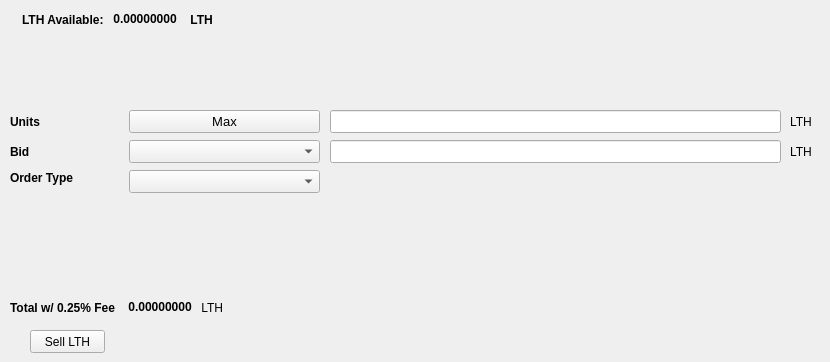
   <widget class="QWidget" name="SellTab">
    <attribute name="title">
     <string>Sell</string>
    </attribute>
    <widget class="QLabel" name="label_16">
     <property name="geometry">
      <rect>
       <x>790</x>
       <y>140</y>
       <width>21</width>
       <height>23</height>
      </rect>
     </property>
     <property name="text">
      <string>LTH</string>
     </property>
    </widget>
    <widget class="QComboBox" name="SellBidcomboBox">
     <property name="geometry">
      <rect>
       <x>129</x>
       <y>140</y>
       <width>191</width>
       <height>23</height>
      </rect>
     </property>
     <property name="font">
      <font>
       <pointsize>10</pointsize>
      </font>
     </property>
    </widget>
    <widget class="QLabel" name="label_18">
     <property name="geometry">
      <rect>
       <x>10</x>
       <y>110</y>
       <width>46</width>
       <height>23</height>
      </rect>
     </property>
     <property name="font">
      <font>
       <weight>75</weight>
       <bold>true</bold>
      </font>
     </property>
     <property name="text">
      <string>Units</string>
     </property>
    </widget>
    <widget class="QPushButton" name="Sell_Max_Amount">
     <property name="geometry">
      <rect>
       <x>129</x>
       <y>110</y>
       <width>191</width>
       <height>23</height>
      </rect>
     </property>
     <property name="font">
      <font>
       <pointsize>10</pointsize>
      </font>
     </property>
     <property name="text">
      <string>Max</string>
     </property>
    </widget>
    <widget class="QLabel" name="label_20">
     <property name="geometry">
      <rect>
       <x>10</x>
       <y>170</y>
       <width>71</width>
       <height>16</height>
      </rect>
     </property>
     <property name="font">
      <font>
       <weight>75</weight>
       <bold>true</bold>
      </font>
     </property>
     <property name="text">
      <string>Order Type</string>
     </property>
    </widget>
    <widget class="QComboBox" name="SellOrdertypeCombo">
     <property name="geometry">
      <rect>
       <x>129</x>
       <y>170</y>
       <width>191</width>
       <height>23</height>
      </rect>
     </property>
     <property name="font">
      <font>
       <pointsize>10</pointsize>
      </font>
     </property>
    </widget>
    <widget class="QLabel" name="label_21">
     <property name="geometry">
      <rect>
       <x>10</x>
       <y>140</y>
       <width>46</width>
       <height>23</height>
      </rect>
     </property>
     <property name="font">
      <font>
       <weight>75</weight>
       <bold>true</bold>
      </font>
     </property>
     <property name="text">
      <string>Bid</string>
     </property>
    </widget>
    <widget class="QLabel" name="label_22">
     <property name="geometry">
      <rect>
       <x>790</x>
       <y>110</y>
       <width>31</width>
       <height>23</height>
      </rect>
     </property>
     <property name="text">
      <string>LTH</string>
     </property>
    </widget>
    <widget class="QLineEdit" name="UnitsInputLTH">
     <property name="geometry">
      <rect>
       <x>330</x>
       <y>110</y>
       <width>451</width>
       <height>23</height>
      </rect>
     </property>
     <property name="font">
      <font>
       <pointsize>9</pointsize>
       <weight>75</weight>
       <bold>true</bold>
      </font>
     </property>
    </widget>
    <widget class="QLineEdit" name="SellBidPriceEdit">
     <property name="geometry">
      <rect>
       <x>330</x>
       <y>140</y>
       <width>451</width>
       <height>23</height>
      </rect>
     </property>
     <property name="font">
      <font>
       <pointsize>9</pointsize>
       <weight>75</weight>
       <bold>true</bold>
      </font>
     </property>
    </widget>
    <widget class="QPushButton" name="SellLTHBTN">
     <property name="geometry">
      <rect>
       <x>30</x>
       <y>330</y>
       <width>75</width>
       <height>23</height>
      </rect>
     </property>
     <property name="text">
      <string>Sell LTH</string>
     </property>
    </widget>
    <widget class="QWidget" name="layoutWidget">
     <property name="geometry">
      <rect>
       <x>22</x>
       <y>12</y>
       <width>200</width>
       <height>15</height>
      </rect>
     </property>
     <layout class="QHBoxLayout" name="horizontalLayout">
      <item>
       <widget class="QLabel" name="label232_2">
        <property name="font">
         <font>
          <weight>75</weight>
          <bold>true</bold>
         </font>
        </property>
        <property name="text">
         <string>LTH Available:</string>
        </property>
       </widget>
      </item>
      <item>
       <widget class="QLabel" name="LTHAvailableLabel">
        <property name="palette">
         <palette>
          <active>
           <colorrole role="WindowText">
            <brush brushstyle="SolidPattern">
             <color alpha="255">
              <red>0</red>
              <green>0</green>
              <blue>0</blue>
             </color>
            </brush>
           </colorrole>
           <colorrole role="Button">
            <brush brushstyle="SolidPattern">
             <color alpha="255">
              <red>0</red>
              <green>170</green>
              <blue>0</blue>
             </color>
            </brush>
           </colorrole>
           <colorrole role="Light">
            <brush brushstyle="SolidPattern">
             <color alpha="255">
              <red>0</red>
              <green>255</green>
              <blue>0</blue>
             </color>
            </brush>
           </colorrole>
           <colorrole role="Midlight">
            <brush brushstyle="SolidPattern">
             <color alpha="255">
              <red>0</red>
              <green>212</green>
              <blue>0</blue>
             </color>
            </brush>
           </colorrole>
           <colorrole role="Dark">
            <brush brushstyle="SolidPattern">
             <color alpha="255">
              <red>0</red>
              <green>85</green>
              <blue>0</blue>
             </color>
            </brush>
           </colorrole>
           <colorrole role="Mid">
            <brush brushstyle="SolidPattern">
             <color alpha="255">
              <red>0</red>
              <green>113</green>
              <blue>0</blue>
             </color>
            </brush>
           </colorrole>
           <colorrole role="Text">
            <brush brushstyle="SolidPattern">
             <color alpha="255">
              <red>0</red>
              <green>170</green>
              <blue>0</blue>
             </color>
            </brush>
           </colorrole>
           <colorrole role="BrightText">
            <brush brushstyle="SolidPattern">
             <color alpha="255">
              <red>255</red>
              <green>255</green>
              <blue>255</blue>
             </color>
            </brush>
           </colorrole>
           <colorrole role="ButtonText">
            <brush brushstyle="SolidPattern">
             <color alpha="255">
              <red>0</red>
              <green>0</green>
              <blue>0</blue>
             </color>
            </brush>
           </colorrole>
           <colorrole role="Base">
            <brush brushstyle="SolidPattern">
             <color alpha="255">
              <red>255</red>
              <green>255</green>
              <blue>255</blue>
             </color>
            </brush>
           </colorrole>
           <colorrole role="Window">
            <brush brushstyle="SolidPattern">
             <color alpha="255">
              <red>0</red>
              <green>170</green>
              <blue>0</blue>
             </color>
            </brush>
           </colorrole>
           <colorrole role="Shadow">
            <brush brushstyle="SolidPattern">
             <color alpha="255">
              <red>0</red>
              <green>0</green>
              <blue>0</blue>
             </color>
            </brush>
           </colorrole>
           <colorrole role="AlternateBase">
            <brush brushstyle="SolidPattern">
             <color alpha="255">
              <red>127</red>
              <green>212</green>
              <blue>127</blue>
             </color>
            </brush>
           </colorrole>
           <colorrole role="ToolTipBase">
            <brush brushstyle="SolidPattern">
             <color alpha="255">
              <red>255</red>
              <green>255</green>
              <blue>220</blue>
             </color>
            </brush>
           </colorrole>
           <colorrole role="ToolTipText">
            <brush brushstyle="SolidPattern">
             <color alpha="255">
              <red>0</red>
              <green>0</green>
              <blue>0</blue>
             </color>
            </brush>
           </colorrole>
          </active>
          <inactive>
           <colorrole role="WindowText">
            <brush brushstyle="SolidPattern">
             <color alpha="255">
              <red>0</red>
              <green>0</green>
              <blue>0</blue>
             </color>
            </brush>
           </colorrole>
           <colorrole role="Button">
            <brush brushstyle="SolidPattern">
             <color alpha="255">
              <red>0</red>
              <green>170</green>
              <blue>0</blue>
             </color>
            </brush>
           </colorrole>
           <colorrole role="Light">
            <brush brushstyle="SolidPattern">
             <color alpha="255">
              <red>0</red>
              <green>255</green>
              <blue>0</blue>
             </color>
            </brush>
           </colorrole>
           <colorrole role="Midlight">
            <brush brushstyle="SolidPattern">
             <color alpha="255">
              <red>0</red>
              <green>212</green>
              <blue>0</blue>
             </color>
            </brush>
           </colorrole>
           <colorrole role="Dark">
            <brush brushstyle="SolidPattern">
             <color alpha="255">
              <red>0</red>
              <green>85</green>
              <blue>0</blue>
             </color>
            </brush>
           </colorrole>
           <colorrole role="Mid">
            <brush brushstyle="SolidPattern">
             <color alpha="255">
              <red>0</red>
              <green>113</green>
              <blue>0</blue>
             </color>
            </brush>
           </colorrole>
           <colorrole role="Text">
            <brush brushstyle="SolidPattern">
             <color alpha="255">
              <red>0</red>
              <green>170</green>
              <blue>0</blue>
             </color>
            </brush>
           </colorrole>
           <colorrole role="BrightText">
            <brush brushstyle="SolidPattern">
             <color alpha="255">
              <red>255</red>
              <green>255</green>
              <blue>255</blue>
             </color>
            </brush>
           </colorrole>
           <colorrole role="ButtonText">
            <brush brushstyle="SolidPattern">
             <color alpha="255">
              <red>0</red>
              <green>0</green>
              <blue>0</blue>
             </color>
            </brush>
           </colorrole>
           <colorrole role="Base">
            <brush brushstyle="SolidPattern">
             <color alpha="255">
              <red>255</red>
              <green>255</green>
              <blue>255</blue>
             </color>
            </brush>
           </colorrole>
           <colorrole role="Window">
            <brush brushstyle="SolidPattern">
             <color alpha="255">
              <red>0</red>
              <green>170</green>
              <blue>0</blue>
             </color>
            </brush>
           </colorrole>
           <colorrole role="Shadow">
            <brush brushstyle="SolidPattern">
             <color alpha="255">
              <red>0</red>
              <green>0</green>
              <blue>0</blue>
             </color>
            </brush>
           </colorrole>
           <colorrole role="AlternateBase">
            <brush brushstyle="SolidPattern">
             <color alpha="255">
              <red>127</red>
              <green>212</green>
              <blue>127</blue>
             </color>
            </brush>
           </colorrole>
           <colorrole role="ToolTipBase">
            <brush brushstyle="SolidPattern">
             <color alpha="255">
              <red>255</red>
              <green>255</green>
              <blue>220</blue>
             </color>
            </brush>
           </colorrole>
           <colorrole role="ToolTipText">
            <brush brushstyle="SolidPattern">
             <color alpha="255">
              <red>0</red>
              <green>0</green>
              <blue>0</blue>
             </color>
            </brush>
           </colorrole>
          </inactive>
          <disabled>
           <colorrole role="WindowText">
            <brush brushstyle="SolidPattern">
             <color alpha="255">
              <red>0</red>
              <green>85</green>
              <blue>0</blue>
             </color>
            </brush>
           </colorrole>
           <colorrole role="Button">
            <brush brushstyle="SolidPattern">
             <color alpha="255">
              <red>0</red>
              <green>170</green>
              <blue>0</blue>
             </color>
            </brush>
           </colorrole>
           <colorrole role="Light">
            <brush brushstyle="SolidPattern">
             <color alpha="255">
              <red>0</red>
              <green>255</green>
              <blue>0</blue>
             </color>
            </brush>
           </colorrole>
           <colorrole role="Midlight">
            <brush brushstyle="SolidPattern">
             <color alpha="255">
              <red>0</red>
              <green>212</green>
              <blue>0</blue>
             </color>
            </brush>
           </colorrole>
           <colorrole role="Dark">
            <brush brushstyle="SolidPattern">
             <color alpha="255">
              <red>0</red>
              <green>85</green>
              <blue>0</blue>
             </color>
            </brush>
           </colorrole>
           <colorrole role="Mid">
            <brush brushstyle="SolidPattern">
             <color alpha="255">
              <red>0</red>
              <green>113</green>
              <blue>0</blue>
             </color>
            </brush>
           </colorrole>
           <colorrole role="Text">
            <brush brushstyle="SolidPattern">
             <color alpha="255">
              <red>0</red>
              <green>85</green>
              <blue>0</blue>
             </color>
            </brush>
           </colorrole>
           <colorrole role="BrightText">
            <brush brushstyle="SolidPattern">
             <color alpha="255">
              <red>255</red>
              <green>255</green>
              <blue>255</blue>
             </color>
            </brush>
           </colorrole>
           <colorrole role="ButtonText">
            <brush brushstyle="SolidPattern">
             <color alpha="255">
              <red>0</red>
              <green>85</green>
              <blue>0</blue>
             </color>
            </brush>
           </colorrole>
           <colorrole role="Base">
            <brush brushstyle="SolidPattern">
             <color alpha="255">
              <red>0</red>
              <green>170</green>
              <blue>0</blue>
             </color>
            </brush>
           </colorrole>
           <colorrole role="Window">
            <brush brushstyle="SolidPattern">
             <color alpha="255">
              <red>0</red>
              <green>170</green>
              <blue>0</blue>
             </color>
            </brush>
           </colorrole>
           <colorrole role="Shadow">
            <brush brushstyle="SolidPattern">
             <color alpha="255">
              <red>0</red>
              <green>0</green>
              <blue>0</blue>
             </color>
            </brush>
           </colorrole>
           <colorrole role="AlternateBase">
            <brush brushstyle="SolidPattern">
             <color alpha="255">
              <red>0</red>
              <green>170</green>
              <blue>0</blue>
             </color>
            </brush>
           </colorrole>
           <colorrole role="ToolTipBase">
            <brush brushstyle="SolidPattern">
             <color alpha="255">
              <red>255</red>
              <green>255</green>
              <blue>220</blue>
             </color>
            </brush>
           </colorrole>
           <colorrole role="ToolTipText">
            <brush brushstyle="SolidPattern">
             <color alpha="255">
              <red>0</red>
              <green>0</green>
              <blue>0</blue>
             </color>
            </brush>
           </colorrole>
          </disabled>
         </palette>
        </property>
        <property name="font">
         <font>
          <weight>75</weight>
          <bold>true</bold>
         </font>
        </property>
        <property name="text">
         <string> 0.00000000 </string>
        </property>
        <property name="textInteractionFlags">
         <set>Qt::LinksAccessibleByMouse|Qt::TextSelectableByKeyboard|Qt::TextSelectableByMouse</set>
        </property>
       </widget>
      </item>
      <item>
       <widget class="QLabel" name="labelLTH">
        <property name="font">
         <font>
          <weight>75</weight>
          <bold>true</bold>
         </font>
        </property>
        <property name="text">
         <string> LTH</string>
        </property>
       </widget>
      </item>
     </layout>
    </widget>
    <widget class="QWidget" name="layoutWidget">
     <property name="geometry">
      <rect>
       <x>10</x>
       <y>300</y>
       <width>218</width>
       <height>15</height>
      </rect>
     </property>
     <layout class="QHBoxLayout" name="horizontalLayout_2">
      <item>
       <widget class="QLabel" name="label_19">
        <property name="font">
         <font>
          <weight>75</weight>
          <bold>true</bold>
         </font>
        </property>
        <property name="text">
         <string>Total w/ 0.25% Fee </string>
        </property>
       </widget>
      </item>
      <item>
       <widget class="QLabel" name="SellCostLabel">
        <property name="palette">
         <palette>
          <active>
           <colorrole role="WindowText">
            <brush brushstyle="SolidPattern">
             <color alpha="255">
              <red>0</red>
              <green>0</green>
              <blue>0</blue>
             </color>
            </brush>
           </colorrole>
           <colorrole role="Button">
            <brush brushstyle="SolidPattern">
             <color alpha="255">
              <red>0</red>
              <green>170</green>
              <blue>0</blue>
             </color>
            </brush>
           </colorrole>
           <colorrole role="Light">
            <brush brushstyle="SolidPattern">
             <color alpha="255">
              <red>0</red>
              <green>255</green>
              <blue>0</blue>
             </color>
            </brush>
           </colorrole>
           <colorrole role="Midlight">
            <brush brushstyle="SolidPattern">
             <color alpha="255">
              <red>0</red>
              <green>212</green>
              <blue>0</blue>
             </color>
            </brush>
           </colorrole>
           <colorrole role="Dark">
            <brush brushstyle="SolidPattern">
             <color alpha="255">
              <red>0</red>
              <green>85</green>
              <blue>0</blue>
             </color>
            </brush>
           </colorrole>
           <colorrole role="Mid">
            <brush brushstyle="SolidPattern">
             <color alpha="255">
              <red>0</red>
              <green>113</green>
              <blue>0</blue>
             </color>
            </brush>
           </colorrole>
           <colorrole role="Text">
            <brush brushstyle="SolidPattern">
             <color alpha="255">
              <red>0</red>
              <green>170</green>
              <blue>0</blue>
             </color>
            </brush>
           </colorrole>
           <colorrole role="BrightText">
            <brush brushstyle="SolidPattern">
             <color alpha="255">
              <red>255</red>
              <green>255</green>
              <blue>255</blue>
             </color>
            </brush>
           </colorrole>
           <colorrole role="ButtonText">
            <brush brushstyle="SolidPattern">
             <color alpha="255">
              <red>0</red>
              <green>0</green>
              <blue>0</blue>
             </color>
            </brush>
           </colorrole>
           <colorrole role="Base">
            <brush brushstyle="SolidPattern">
             <color alpha="255">
              <red>255</red>
              <green>255</green>
              <blue>255</blue>
             </color>
            </brush>
           </colorrole>
           <colorrole role="Window">
            <brush brushstyle="SolidPattern">
             <color alpha="255">
              <red>0</red>
              <green>170</green>
              <blue>0</blue>
             </color>
            </brush>
           </colorrole>
           <colorrole role="Shadow">
            <brush brushstyle="SolidPattern">
             <color alpha="255">
              <red>0</red>
              <green>0</green>
              <blue>0</blue>
             </color>
            </brush>
           </colorrole>
           <colorrole role="AlternateBase">
            <brush brushstyle="SolidPattern">
             <color alpha="255">
              <red>127</red>
              <green>212</green>
              <blue>127</blue>
             </color>
            </brush>
           </colorrole>
           <colorrole role="ToolTipBase">
            <brush brushstyle="SolidPattern">
             <color alpha="255">
              <red>255</red>
              <green>255</green>
              <blue>220</blue>
             </color>
            </brush>
           </colorrole>
           <colorrole role="ToolTipText">
            <brush brushstyle="SolidPattern">
             <color alpha="255">
              <red>0</red>
              <green>0</green>
              <blue>0</blue>
             </color>
            </brush>
           </colorrole>
          </active>
          <inactive>
           <colorrole role="WindowText">
            <brush brushstyle="SolidPattern">
             <color alpha="255">
              <red>0</red>
              <green>0</green>
              <blue>0</blue>
             </color>
            </brush>
           </colorrole>
           <colorrole role="Button">
            <brush brushstyle="SolidPattern">
             <color alpha="255">
              <red>0</red>
              <green>170</green>
              <blue>0</blue>
             </color>
            </brush>
           </colorrole>
           <colorrole role="Light">
            <brush brushstyle="SolidPattern">
             <color alpha="255">
              <red>0</red>
              <green>255</green>
              <blue>0</blue>
             </color>
            </brush>
           </colorrole>
           <colorrole role="Midlight">
            <brush brushstyle="SolidPattern">
             <color alpha="255">
              <red>0</red>
              <green>212</green>
              <blue>0</blue>
             </color>
            </brush>
           </colorrole>
           <colorrole role="Dark">
            <brush brushstyle="SolidPattern">
             <color alpha="255">
              <red>0</red>
              <green>85</green>
              <blue>0</blue>
             </color>
            </brush>
           </colorrole>
           <colorrole role="Mid">
            <brush brushstyle="SolidPattern">
             <color alpha="255">
              <red>0</red>
              <green>113</green>
              <blue>0</blue>
             </color>
            </brush>
           </colorrole>
           <colorrole role="Text">
            <brush brushstyle="SolidPattern">
             <color alpha="255">
              <red>0</red>
              <green>170</green>
              <blue>0</blue>
             </color>
            </brush>
           </colorrole>
           <colorrole role="BrightText">
            <brush brushstyle="SolidPattern">
             <color alpha="255">
              <red>255</red>
              <green>255</green>
              <blue>255</blue>
             </color>
            </brush>
           </colorrole>
           <colorrole role="ButtonText">
            <brush brushstyle="SolidPattern">
             <color alpha="255">
              <red>0</red>
              <green>0</green>
              <blue>0</blue>
             </color>
            </brush>
           </colorrole>
           <colorrole role="Base">
            <brush brushstyle="SolidPattern">
             <color alpha="255">
              <red>255</red>
              <green>255</green>
              <blue>255</blue>
             </color>
            </brush>
           </colorrole>
           <colorrole role="Window">
            <brush brushstyle="SolidPattern">
             <color alpha="255">
              <red>0</red>
              <green>170</green>
              <blue>0</blue>
             </color>
            </brush>
           </colorrole>
           <colorrole role="Shadow">
            <brush brushstyle="SolidPattern">
             <color alpha="255">
              <red>0</red>
              <green>0</green>
              <blue>0</blue>
             </color>
            </brush>
           </colorrole>
           <colorrole role="AlternateBase">
            <brush brushstyle="SolidPattern">
             <color alpha="255">
              <red>127</red>
              <green>212</green>
              <blue>127</blue>
             </color>
            </brush>
           </colorrole>
           <colorrole role="ToolTipBase">
            <brush brushstyle="SolidPattern">
             <color alpha="255">
              <red>255</red>
              <green>255</green>
              <blue>220</blue>
             </color>
            </brush>
           </colorrole>
           <colorrole role="ToolTipText">
            <brush brushstyle="SolidPattern">
             <color alpha="255">
              <red>0</red>
              <green>0</green>
              <blue>0</blue>
             </color>
            </brush>
           </colorrole>
          </inactive>
          <disabled>
           <colorrole role="WindowText">
            <brush brushstyle="SolidPattern">
             <color alpha="255">
              <red>0</red>
              <green>85</green>
              <blue>0</blue>
             </color>
            </brush>
           </colorrole>
           <colorrole role="Button">
            <brush brushstyle="SolidPattern">
             <color alpha="255">
              <red>0</red>
              <green>170</green>
              <blue>0</blue>
             </color>
            </brush>
           </colorrole>
           <colorrole role="Light">
            <brush brushstyle="SolidPattern">
             <color alpha="255">
              <red>0</red>
              <green>255</green>
              <blue>0</blue>
             </color>
            </brush>
           </colorrole>
           <colorrole role="Midlight">
            <brush brushstyle="SolidPattern">
             <color alpha="255">
              <red>0</red>
              <green>212</green>
              <blue>0</blue>
             </color>
            </brush>
           </colorrole>
           <colorrole role="Dark">
            <brush brushstyle="SolidPattern">
             <color alpha="255">
              <red>0</red>
              <green>85</green>
              <blue>0</blue>
             </color>
            </brush>
           </colorrole>
           <colorrole role="Mid">
            <brush brushstyle="SolidPattern">
             <color alpha="255">
              <red>0</red>
              <green>113</green>
              <blue>0</blue>
             </color>
            </brush>
           </colorrole>
           <colorrole role="Text">
            <brush brushstyle="SolidPattern">
             <color alpha="255">
              <red>0</red>
              <green>85</green>
              <blue>0</blue>
             </color>
            </brush>
           </colorrole>
           <colorrole role="BrightText">
            <brush brushstyle="SolidPattern">
             <color alpha="255">
              <red>255</red>
              <green>255</green>
              <blue>255</blue>
             </color>
            </brush>
           </colorrole>
           <colorrole role="ButtonText">
            <brush brushstyle="SolidPattern">
             <color alpha="255">
              <red>0</red>
              <green>85</green>
              <blue>0</blue>
             </color>
            </brush>
           </colorrole>
           <colorrole role="Base">
            <brush brushstyle="SolidPattern">
             <color alpha="255">
              <red>0</red>
              <green>170</green>
              <blue>0</blue>
             </color>
            </brush>
           </colorrole>
           <colorrole role="Window">
            <brush brushstyle="SolidPattern">
             <color alpha="255">
              <red>0</red>
              <green>170</green>
              <blue>0</blue>
             </color>
            </brush>
           </colorrole>
           <colorrole role="Shadow">
            <brush brushstyle="SolidPattern">
             <color alpha="255">
              <red>0</red>
              <green>0</green>
              <blue>0</blue>
             </color>
            </brush>
           </colorrole>
           <colorrole role="AlternateBase">
            <brush brushstyle="SolidPattern">
             <color alpha="255">
              <red>0</red>
              <green>170</green>
              <blue>0</blue>
             </color>
            </brush>
           </colorrole>
           <colorrole role="ToolTipBase">
            <brush brushstyle="SolidPattern">
             <color alpha="255">
              <red>255</red>
              <green>255</green>
              <blue>220</blue>
             </color>
            </brush>
           </colorrole>
           <colorrole role="ToolTipText">
            <brush brushstyle="SolidPattern">
             <color alpha="255">
              <red>0</red>
              <green>0</green>
              <blue>0</blue>
             </color>
            </brush>
           </colorrole>
          </disabled>
         </palette>
        </property>
        <property name="font">
         <font>
          <weight>75</weight>
          <bold>true</bold>
         </font>
        </property>
        <property name="autoFillBackground">
         <bool>false</bool>
        </property>
        <property name="text">
         <string> 0.00000000</string>
        </property>
        <property name="textInteractionFlags">
         <set>Qt::LinksAccessibleByMouse|Qt::TextSelectableByMouse</set>
        </property>
       </widget>
      </item>
      <item>
       <widget class="QLabel" name="label_17">
        <property name="font">
         <font>
          <weight>50</weight>
          <bold>false</bold>
         </font>
        </property>
        <property name="text">
         <string> LTH</string>
        </property>
       </widget>
      </item>
     </layout>
    </widget>
   </widget>
